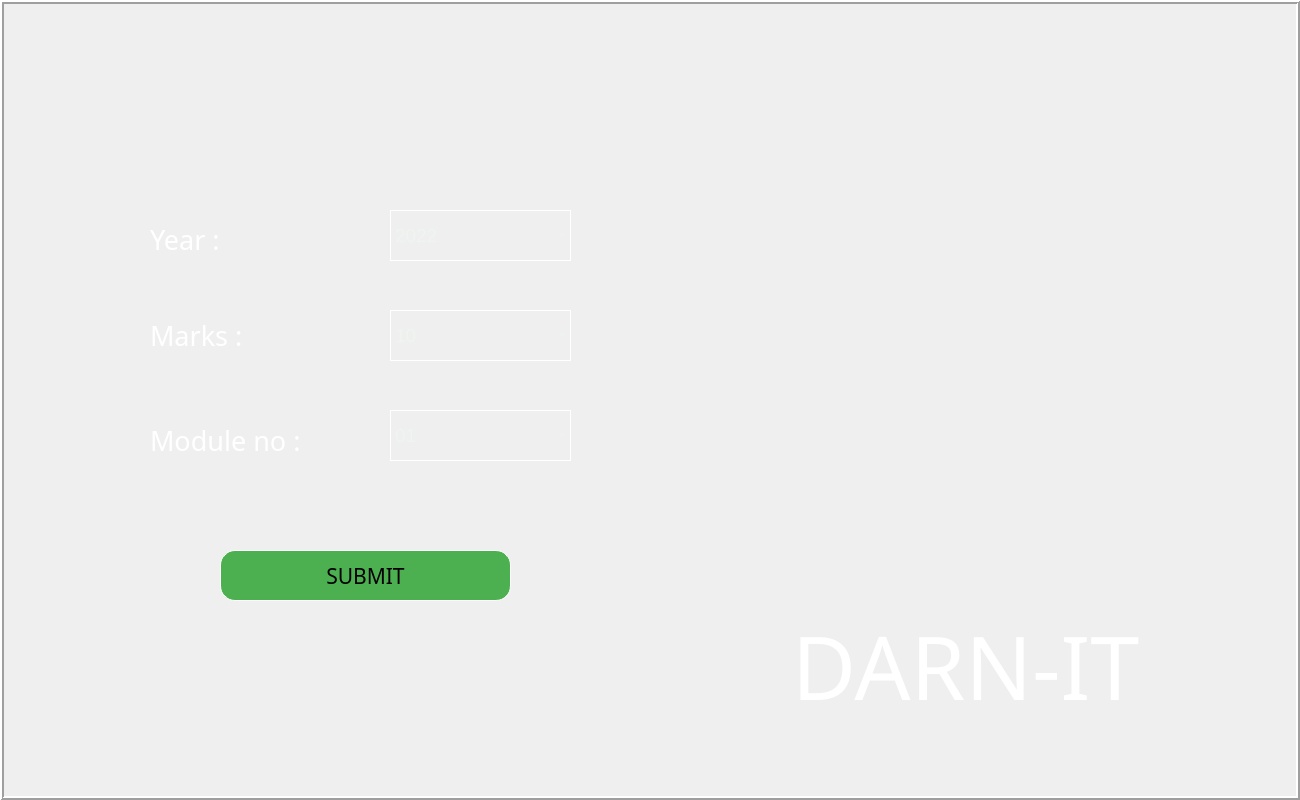
<?xml version="1.0" encoding="UTF-8"?>
<ui version="4.0">
 <class>MainWindow</class>
 <widget class="QMainWindow" name="MainWindow">
  <property name="geometry">
   <rect>
    <x>0</x>
    <y>0</y>
    <width>1300</width>
    <height>800</height>
   </rect>
  </property>
  <property name="font">
   <font>
    <family>MS Sans Serif</family>
    <pointsize>14</pointsize>
    <weight>50</weight>
    <bold>false</bold>
   </font>
  </property>
  <property name="windowTitle">
   <string>DARN IT</string>
  </property>
  <property name="windowIcon">
   <iconset>
    <normaloff>icon.png</normaloff>icon.png</iconset>
  </property>
  <property name="windowOpacity">
   <double>1.000000000000000</double>
  </property>
  <property name="autoFillBackground">
   <bool>false</bool>
  </property>
  <property name="tabShape">
   <enum>QTabWidget::Rounded</enum>
  </property>
  <widget class="QWidget" name="centralwidget">
   <widget class="QFrame" name="f1">
    <property name="geometry">
     <rect>
      <x>0</x>
      <y>0</y>
      <width>1300</width>
      <height>800</height>
     </rect>
    </property>
    <property name="styleSheet">
     <string notr="true"/>
    </property>
    <property name="frameShape">
     <enum>QFrame::Box</enum>
    </property>
    <property name="frameShadow">
     <enum>QFrame::Raised</enum>
    </property>
    <property name="lineWidth">
     <number>2</number>
    </property>
    <widget class="QLabel" name="year_l">
     <property name="geometry">
      <rect>
       <x>150</x>
       <y>220</y>
       <width>81</width>
       <height>38</height>
      </rect>
     </property>
     <property name="font">
      <font>
       <family>Artifakt Element</family>
       <pointsize>20</pointsize>
       <weight>50</weight>
       <italic>false</italic>
       <bold>false</bold>
      </font>
     </property>
     <property name="styleSheet">
      <string notr="true">background : transparent;
color: rgb(255, 255, 255);
font: 20pt &quot;Artifakt Element&quot;;</string>
     </property>
     <property name="frameShape">
      <enum>QFrame::NoFrame</enum>
     </property>
     <property name="frameShadow">
      <enum>QFrame::Plain</enum>
     </property>
     <property name="text">
      <string>Year :</string>
     </property>
    </widget>
    <widget class="QLabel" name="logo">
     <property name="geometry">
      <rect>
       <x>700</x>
       <y>70</y>
       <width>531</width>
       <height>481</height>
      </rect>
     </property>
     <property name="styleSheet">
      <string notr="true">background :  transparent;
</string>
     </property>
     <property name="frameShape">
      <enum>QFrame::NoFrame</enum>
     </property>
     <property name="frameShadow">
      <enum>QFrame::Plain</enum>
     </property>
     <property name="lineWidth">
      <number>0</number>
     </property>
     <property name="text">
      <string/>
     </property>
     <property name="pixmap">
      <pixmap>icon.png</pixmap>
     </property>
     <property name="scaledContents">
      <bool>true</bool>
     </property>
     <property name="wordWrap">
      <bool>false</bool>
     </property>
     <property name="margin">
      <number>3</number>
     </property>
    </widget>
    <widget class="QLabel" name="marks_l">
     <property name="geometry">
      <rect>
       <x>150</x>
       <y>320</y>
       <width>121</width>
       <height>31</height>
      </rect>
     </property>
     <property name="font">
      <font>
       <family>Artifakt Element</family>
       <pointsize>20</pointsize>
       <weight>50</weight>
       <italic>false</italic>
       <bold>false</bold>
      </font>
     </property>
     <property name="styleSheet">
      <string notr="true">background : transparent;
color: rgb(255, 255, 255);
font: 20pt &quot;Artifakt Element&quot;;</string>
     </property>
     <property name="frameShape">
      <enum>QFrame::NoFrame</enum>
     </property>
     <property name="frameShadow">
      <enum>QFrame::Plain</enum>
     </property>
     <property name="text">
      <string>Marks :</string>
     </property>
    </widget>
    <widget class="QLabel" name="darnit_l">
     <property name="geometry">
      <rect>
       <x>700</x>
       <y>590</y>
       <width>531</width>
       <height>151</height>
      </rect>
     </property>
     <property name="font">
      <font>
       <family>Artifakt Element</family>
       <pointsize>66</pointsize>
       <weight>50</weight>
       <italic>false</italic>
       <bold>false</bold>
       <underline>false</underline>
      </font>
     </property>
     <property name="styleSheet">
      <string notr="true">background : transparent;
color: rgb(255, 255, 255);
font: 66pt &quot;Artifakt Element&quot;;</string>
     </property>
     <property name="text">
      <string>DARN-IT</string>
     </property>
     <property name="alignment">
      <set>Qt::AlignCenter</set>
     </property>
    </widget>
    <widget class="QComboBox" name="year_cb">
     <property name="geometry">
      <rect>
       <x>390</x>
       <y>210</y>
       <width>181</width>
       <height>51</height>
      </rect>
     </property>
     <property name="autoFillBackground">
      <bool>false</bool>
     </property>
     <property name="styleSheet">
      <string notr="true">color: rgb(238, 244, 239);
background-color: rgb(0, 85, 0);
font: 18pt &quot;MS Shell Dlg 2&quot;;
background : transparent;
opacity: 1.8;
border : outset ;
border-width : 1px;
border-color: rgb(255, 255, 255);</string>
     </property>
     <property name="editable">
      <bool>false</bool>
     </property>
     <property name="duplicatesEnabled">
      <bool>false</bool>
     </property>
     <property name="frame">
      <bool>true</bool>
     </property>
     <item>
      <property name="text">
       <string>2022</string>
      </property>
     </item>
     <item>
      <property name="text">
       <string>2019</string>
      </property>
     </item>
     <item>
      <property name="text">
       <string>2018</string>
      </property>
     </item>
     <item>
      <property name="text">
       <string>2017</string>
      </property>
     </item>
     <item>
      <property name="text">
       <string>2016</string>
      </property>
     </item>
     <item>
      <property name="text">
       <string>2015</string>
      </property>
     </item>
     <item>
      <property name="text">
       <string>2014</string>
      </property>
     </item>
    </widget>
    <widget class="QComboBox" name="marks_cb">
     <property name="geometry">
      <rect>
       <x>390</x>
       <y>310</y>
       <width>181</width>
       <height>51</height>
      </rect>
     </property>
     <property name="autoFillBackground">
      <bool>false</bool>
     </property>
     <property name="styleSheet">
      <string notr="true">color: rgb(238, 244, 239);
background-color: rgb(0, 85, 0);
font: 18pt &quot;MS Shell Dlg 2&quot;;
background : transparent;
opacity: 1.8;
border : outset ;
border-width : 1px;
border-color: rgb(255, 255, 255);</string>
     </property>
     <item>
      <property name="text">
       <string>10 </string>
      </property>
     </item>
     <item>
      <property name="text">
       <string>05</string>
      </property>
     </item>
     <item>
      <property name="text">
       <string>03</string>
      </property>
     </item>
    </widget>
    <widget class="QPushButton" name="submit">
     <property name="geometry">
      <rect>
       <x>220</x>
       <y>550</y>
       <width>291</width>
       <height>51</height>
      </rect>
     </property>
     <property name="font">
      <font>
       <family>Artifakt Element</family>
       <pointsize>16</pointsize>
       <weight>50</weight>
       <italic>false</italic>
       <bold>false</bold>
      </font>
     </property>
     <property name="autoFillBackground">
      <bool>false</bool>
     </property>
     <property name="styleSheet">
      <string notr="true">background-color:#4CAF50;
color: rgb(0, 0, 0);
font: 16pt &quot;Artifakt Element&quot;;
border : outset ;
border-width : 1px;
border-color: rgb(255, 255, 255);
border-radius : 15px;


</string>
     </property>
     <property name="text">
      <string>SUBMIT</string>
     </property>
    </widget>
    <widget class="QLabel" name="bg">
     <property name="geometry">
      <rect>
       <x>0</x>
       <y>0</y>
       <width>1300</width>
       <height>800</height>
      </rect>
     </property>
     <property name="text">
      <string/>
     </property>
     <property name="pixmap">
      <pixmap>pictures/try2-dark-stripes-background-elegant-design-wallpapers_518299-1505.jpg</pixmap>
     </property>
    </widget>
    <widget class="QComboBox" name="mod_no_cb">
     <property name="geometry">
      <rect>
       <x>390</x>
       <y>410</y>
       <width>181</width>
       <height>51</height>
      </rect>
     </property>
     <property name="autoFillBackground">
      <bool>false</bool>
     </property>
     <property name="styleSheet">
      <string notr="true">color: rgb(238, 244, 239);
background-color: rgb(0, 85, 0);
font: 18pt &quot;MS Shell Dlg 2&quot;;
background : transparent;
opacity: 1.8;
border : outset ;
border-width : 1px;
border-color: rgb(255, 255, 255);</string>
     </property>
     <item>
      <property name="text">
       <string>01</string>
      </property>
     </item>
     <item>
      <property name="text">
       <string>02</string>
      </property>
     </item>
     <item>
      <property name="text">
       <string>03</string>
      </property>
     </item>
     <item>
      <property name="text">
       <string>04</string>
      </property>
     </item>
     <item>
      <property name="text">
       <string>05</string>
      </property>
     </item>
     <item>
      <property name="text">
       <string>06</string>
      </property>
     </item>
     <item>
      <property name="text">
       <string>All</string>
      </property>
     </item>
    </widget>
    <widget class="QLabel" name="mod_no_l">
     <property name="geometry">
      <rect>
       <x>150</x>
       <y>420</y>
       <width>171</width>
       <height>41</height>
      </rect>
     </property>
     <property name="font">
      <font>
       <family>Artifakt Element</family>
       <pointsize>20</pointsize>
       <weight>50</weight>
       <italic>false</italic>
       <bold>false</bold>
      </font>
     </property>
     <property name="styleSheet">
      <string notr="true">background : transparent;
color: rgb(255, 255, 255);
font: 20pt &quot;Artifakt Element&quot;;</string>
     </property>
     <property name="frameShape">
      <enum>QFrame::NoFrame</enum>
     </property>
     <property name="frameShadow">
      <enum>QFrame::Plain</enum>
     </property>
     <property name="text">
      <string>Module no :</string>
     </property>
    </widget>
    <zorder>bg</zorder>
    <zorder>year_l</zorder>
    <zorder>logo</zorder>
    <zorder>marks_l</zorder>
    <zorder>darnit_l</zorder>
    <zorder>year_cb</zorder>
    <zorder>marks_cb</zorder>
    <zorder>submit</zorder>
    <zorder>mod_no_cb</zorder>
    <zorder>mod_no_l</zorder>
   </widget>
  </widget>
 </widget>
 <resources>
  <include location="../pictures/source1.qrc"/>
 </resources>
 <connections/>
</ui>
